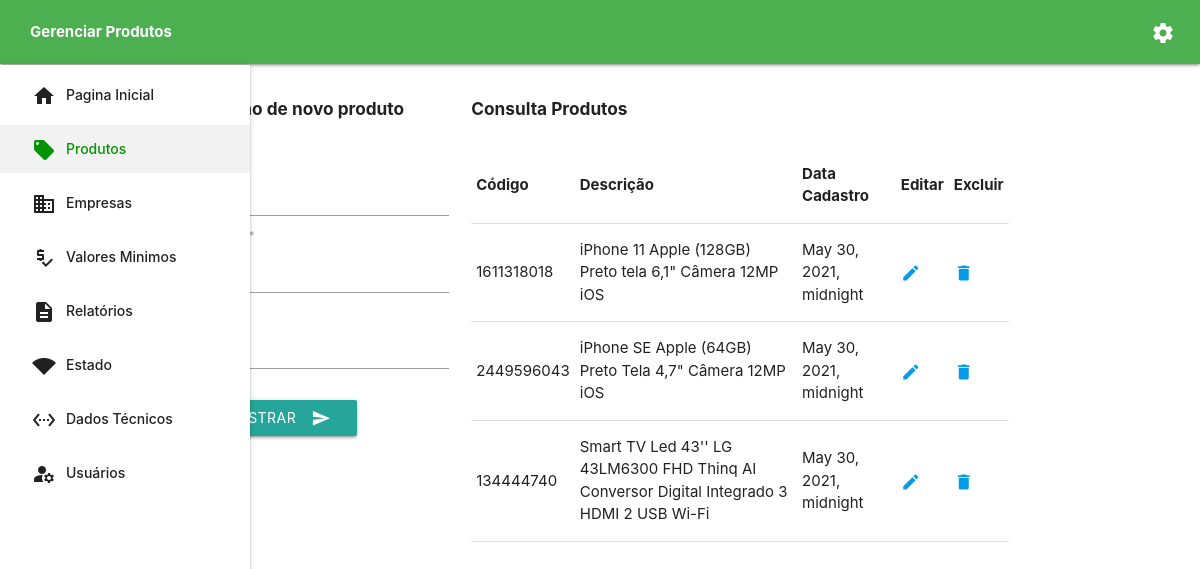
The page /dashboard/manage-product on the database its author committed.
### pages/models.py (models this page shows, shortened)
class Product(models.Model):
    code = models.CharField(max_length=300, verbose_name="Código")
    description = models.CharField(max_length=400, verbose_name="Descrição")
    url = models.URLField(default="")
    date = models.DateTimeField(default=datetime.date.today)
    class Meta:
        verbose_name = "Produto"
        verbose_name_plural = "Produtos"

### pages/views.py (the view, shortened to what this page needs)
# urls.py: path('dashboard/manage-product', ManageProduct.as_view(), name='manage-product'),
class ManageProduct(CreateView):
    model = Product
    fields = ['code', 'description', 'url',]
    template_name = 'pages/dashboard/manage-product.html'
    success_url = reverse_lazy('manage-product')
    def get_context_data(self, **kwargs):
        context = super().get_context_data(**kwargs)
        context["products"] = Product.objects.all()
        return context

### templates/pages/dashboard/manage-product.html (shortened to what this page needs)
{% extends 'base/base.html' %}
{% load i18n %}
{% load static %}
{% load crispy_forms_tags %}
{% block dash-title %}
    <b>{% trans 'Gerenciar Produtos' %}</b>
{% endblock %}
{% block content %}
    <div class="row">
        <div class="col s4">
            <h6><b>{% trans 'Inclusão de novo produto' %}</b></h6>
            <br>
            <form action="" method="POST" class="form-select-lg">
                {{ form|crispy }}
                <br>
                <button class="btn waves-effect" type="submit" name="action">{% trans 'Cadastrar' %}
                    <i class="material-icons right">send</i>
                </button>
            </form>
            <br>
        </div>
        <div class="col s8">
            <h6><b>{% trans 'Consulta Produtos' %}</b></h6>
            <br>
            <table class="responsive-table">
                <thead>
                <tr>
                    <th>{% trans 'Código' %}</th>
                    <th>{% trans 'Descrição' %}</th>
                    <th>{% trans 'Data Cadastro' %}</th>
                    <th>{% trans 'Editar' %}</th>
                    <th>{% trans 'Excluir' %}</th>
                </tr>
                </thead>
                {% for product in products %}
                    <tbody>
                    <tr>
                        <td>{{ product.code }}</td>
                        <td>{{ product.description }}</td>
                        <td>{{ product.date }}</td>
                        <td><a href="{% url 'update-product' product.pk %}"><span
                                class="material-icons" style="font-size: 20px !important;">edit</span></a>
                        </td>
                        <td><a href="{% url 'delete-product' product.pk %}"><span class="material-icons"
                                                                                  style="font-size: 20px !important;">delete</span></a>
                        </td>
                    </tr>
                    </tbody>
                {% empty %}
                    <tbody>
                    <tr>
                        <td colspan="6">{% trans 'Nenhum produto cadastrado!' %}</td>
                    </tr>
                    </tbody>
                {% endfor %}
            </table>
        </div>
    </div>
{% endblock %}

### templates/base/base.html (style rules this page uses)
.material-icons { vertical-align: middle !important; margin-right: 10px !important; }

### rows shown on the page
Product: code "1611318018", description "iPhone 11 Apple (128GB) Preto tela 6,1\" Câmera 12MP iOS", date "May 30, 2021, midnight"
Product: code "2449596043", description "iPhone SE Apple (64GB) Preto Tela 4,7\" Câmera 12MP iOS", date "May 30, 2021, midnight"
Product: code "134444740", description "Smart TV Led 43'' LG 43LM6300 FHD Thinq AI Conversor Digital Integrado 3 HDMI 2 USB Wi-Fi", date "May 30, 2021, midnight"
